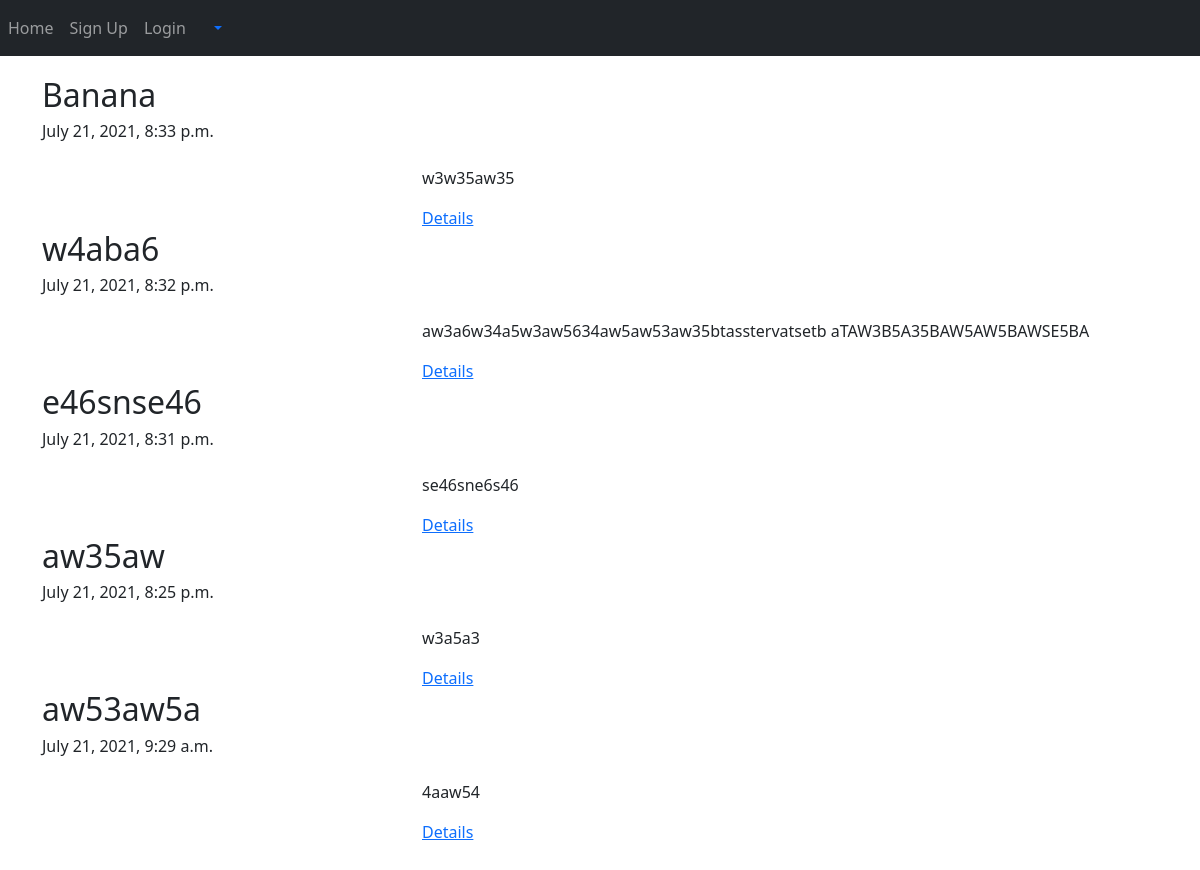
/blog/, run on an earlier commit of the app's database.
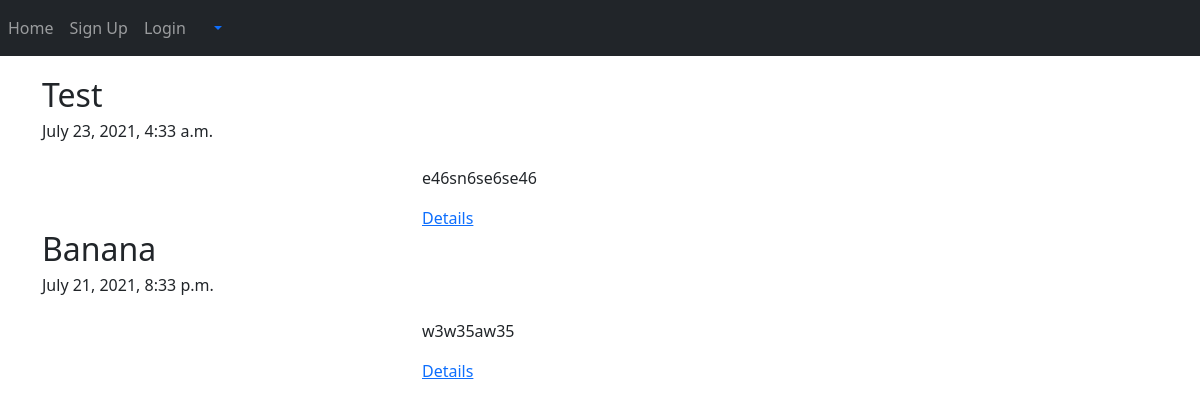
And on a later commit of the database.
### App_Blog/models.py (models this page shows, shortened)
class Blog(models.Model):
    author = models.ForeignKey(User, on_delete=models.CASCADE, related_name='post_author')
    blog_title = models.CharField(max_length=264, verbose_name='Make a title')
    slug = models.SlugField(max_length=264, unique=True)
    blog_content = models.TextField(verbose_name='What is on your mind?')
    publish_date = models.DateTimeField(auto_now_add=True)
    update_date = models.DateTimeField(auto_now_add=True)
    class Meta:
        ordering = ['-publish_date']

### App_Blog/views.py (the view)
# urls.py: path('', views.BlogList.as_view(), name='blog_list'),
class BlogList(ListView):
    context_object_name = 'blogs'
    model = Blog
    template_name = 'App_Blog/blog_list.html'
    queryset = Blog.objects.order_by('-publish_date')

### templates/App_Blog/blog_list.html (shortened to what this page needs)
{% extends 'base.html' %}
{% block body_block %}
{% for blog in blogs %}
<h2> {{ blog.blog_title }} </h2>
<h6> {{ blog.publish_date }}</h6>
<div class="row">
    <div class="col-sm-4">
    </div>
    <div class="col-sm-8">
        <p>{{ blog.blog_content | linebreaks }}</p>
        <a href="{% url 'App_Blog:blog_details' slug=blog.slug %}">Details</a>
    </div>
</div>
{% endfor %}
{% endblock %}

### templates/base.html (shortened to what this page needs)
<!doctype html>
<html lang="en">
  <head>
    <link href="https://cdn.jsdelivr.net/npm/bootstrap@5.0.2/dist/css/bootstrap.min.css" rel="stylesheet">
  </head>
  <body>
    <nav class="navbar navbar-expand-sm bg-dark navbar-dark">
        <ul class="navbar-nav">
            <li class="nav-item active">
                <a class="nav-link" href="{% url 'index'%}">Home</a>
            </li>
        </ul>
        {% if user.is_authenticated %}
        <ul class="navbar-nav">
            <li class="nav-item active">
                <a class="nav-link" href="{% url 'App_Blog:create_blog'%}">Create Blog</a>
            </li>
        </ul>
         <ul class="navbar-nav">
            <li class="nav-item active">
                <a class="nav-link" href="{% url 'App_Login:profile'%}">Profile</a>
            </li>
        </ul>
        <ul class="navbar-nav">
            <li class="nav-item active">
                <a class="nav-link" href="{% url 'App_Login:logout'%}">Logout</a>
            </li>
        </ul>
        {% else %}
        <ul class="navbar-nav">
            <li class="nav-item active">
                <a class="nav-link" href="{% url 'App_Login:signup'%}">Sign Up</a>
            </li>
        </ul>
        <ul class="navbar-nav">
            <li class="nav-item active">
                <a class="nav-link" href="{% url 'App_Login:login'%}">Login</a>
            </li>
        </ul>
        {% endif %}
        <div class="nav-item dropdown">
            <a class="nav-link dropdown-toggle" href="#" id="navbardrop" data-toggle="dropdown">
            </a>
        </div>
    </nav>
    <div class="container" style="padding-top:20px">
    {% block body_block %}
    {% endblock %}
    </div>
    <div class="container" style="padding-top:20px">
    </div>
    <div class="container" style="padding-top:20px">
    </div>
  </body>
</html>

What changed in the data, as far as the page shows it:
removed Blog: blog_title "w4aba6", publish_date "July 21, 2021, 8:32 p.m.", blog_content "aw3a6w34a5w3aw5634aw5aw53aw35btasstervatsetb aTAW3B5A35BAW5AW5BAWSE5BA"
removed Blog: blog_title "e46snse46", publish_date "July 21, 2021, 8:31 p.m.", blog_content "se46sne6s46"
removed Blog: blog_title "aw35aw", publish_date "July 21, 2021, 8:25 p.m.", blog_content "w3a5a3"
removed Blog: blog_title "aw53aw5a", publish_date "July 21, 2021, 9:29 a.m.", blog_content "4aaw54"
added Blog: blog_title "Test", publish_date "July 23, 2021, 4:33 a.m.", blog_content "e46sn6se6se46"
